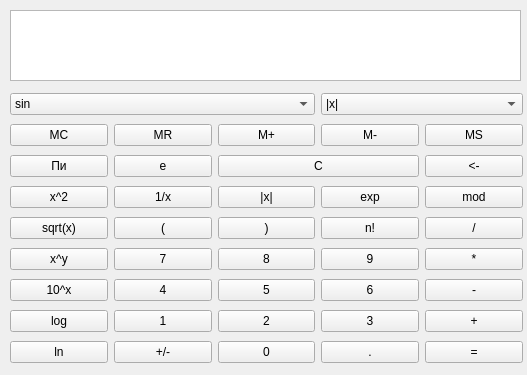
<?xml version="1.0" encoding="UTF-8"?>
<ui version="4.0">
 <class>MainWindow</class>
 <widget class="QMainWindow" name="MainWindow">
  <property name="geometry">
   <rect>
    <x>0</x>
    <y>0</y>
    <width>527</width>
    <height>375</height>
   </rect>
  </property>
  <property name="windowTitle">
   <string>MainWindow</string>
  </property>
  <widget class="QWidget" name="centralwidget">
   <widget class="QWidget" name="gridLayoutWidget">
    <property name="geometry">
     <rect>
      <x>10</x>
      <y>90</y>
      <width>513</width>
      <height>283</height>
     </rect>
    </property>
    <layout class="QGridLayout" name="gridLayout">
     <item row="5" column="3">
      <widget class="QPushButton" name="pushButton_27">
       <property name="text">
        <string>n!</string>
       </property>
      </widget>
     </item>
     <item row="4" column="2">
      <widget class="QPushButton" name="pushButton_31">
       <property name="text">
        <string>|x|</string>
       </property>
      </widget>
     </item>
     <item row="5" column="0">
      <widget class="QPushButton" name="pushButton_24">
       <property name="text">
        <string>sqrt(x)</string>
       </property>
      </widget>
     </item>
     <item row="4" column="3">
      <widget class="QPushButton" name="pushButton_30">
       <property name="text">
        <string>exp</string>
       </property>
      </widget>
     </item>
     <item row="5" column="1">
      <widget class="QPushButton" name="pushButton_25">
       <property name="text">
        <string>(</string>
       </property>
      </widget>
     </item>
     <item row="4" column="1">
      <widget class="QPushButton" name="pushButton_32">
       <property name="text">
        <string>1/x</string>
       </property>
      </widget>
     </item>
     <item row="4" column="0">
      <widget class="QPushButton" name="pushButton_33">
       <property name="text">
        <string>x^2</string>
       </property>
      </widget>
     </item>
     <item row="5" column="2">
      <widget class="QPushButton" name="pushButton_26">
       <property name="text">
        <string>)</string>
       </property>
      </widget>
     </item>
     <item row="9" column="3">
      <widget class="QPushButton" name="pushButton_16">
       <property name="text">
        <string>.</string>
       </property>
      </widget>
     </item>
     <item row="9" column="2">
      <widget class="QPushButton" name="pushButton_11">
       <property name="text">
        <string>0</string>
       </property>
      </widget>
     </item>
     <item row="3" column="0">
      <widget class="QPushButton" name="pushButton_35">
       <property name="text">
        <string>Пи</string>
       </property>
      </widget>
     </item>
     <item row="3" column="1">
      <widget class="QPushButton" name="pushButton_36">
       <property name="text">
        <string>e</string>
       </property>
      </widget>
     </item>
     <item row="3" column="4">
      <widget class="QPushButton" name="pushButton_18">
       <property name="text">
        <string>&lt;-</string>
       </property>
      </widget>
     </item>
     <item row="1" column="3" colspan="2">
      <widget class="QComboBox" name="comboBox_2">
       <item>
        <property name="text">
         <string>|x|</string>
        </property>
       </item>
       <item>
        <property name="text">
         <string>floor()</string>
        </property>
       </item>
       <item>
        <property name="text">
         <string>ceil()</string>
        </property>
       </item>
       <item>
        <property name="text">
         <string>Rand</string>
        </property>
       </item>
      </widget>
     </item>
     <item row="1" column="0" colspan="3">
      <widget class="QComboBox" name="comboBox">
       <property name="cursor">
        <cursorShape>ArrowCursor</cursorShape>
       </property>
       <item>
        <property name="text">
         <string>sin</string>
        </property>
       </item>
       <item>
        <property name="text">
         <string>cos</string>
        </property>
       </item>
       <item>
        <property name="text">
         <string>tan</string>
        </property>
       </item>
       <item>
        <property name="text">
         <string>sec</string>
        </property>
       </item>
       <item>
        <property name="text">
         <string>csc</string>
        </property>
       </item>
       <item>
        <property name="text">
         <string>cot</string>
        </property>
       </item>
      </widget>
     </item>
     <item row="3" column="2" colspan="2">
      <widget class="QPushButton" name="pushButton_28">
       <property name="text">
        <string>C</string>
       </property>
      </widget>
     </item>
     <item row="5" column="4">
      <widget class="QPushButton" name="pushButton_29">
       <property name="text">
        <string>/</string>
       </property>
      </widget>
     </item>
     <item row="9" column="0">
      <widget class="QPushButton" name="pushButton_20">
       <property name="text">
        <string>ln</string>
       </property>
      </widget>
     </item>
     <item row="8" column="0">
      <widget class="QPushButton" name="pushButton_21">
       <property name="text">
        <string>log</string>
       </property>
      </widget>
     </item>
     <item row="7" column="0">
      <widget class="QPushButton" name="pushButton_22">
       <property name="text">
        <string>10^x</string>
       </property>
      </widget>
     </item>
     <item row="6" column="0">
      <widget class="QPushButton" name="pushButton_23">
       <property name="text">
        <string>x^y</string>
       </property>
      </widget>
     </item>
     <item row="9" column="4">
      <widget class="QPushButton" name="pushButton_15">
       <property name="text">
        <string>=</string>
       </property>
      </widget>
     </item>
     <item row="6" column="2">
      <widget class="QPushButton" name="pushButton_5">
       <property name="text">
        <string>8</string>
       </property>
      </widget>
     </item>
     <item row="8" column="2">
      <widget class="QPushButton" name="pushButton_6">
       <property name="text">
        <string>2</string>
       </property>
      </widget>
     </item>
     <item row="7" column="3">
      <widget class="QPushButton" name="pushButton_8">
       <property name="text">
        <string>6</string>
       </property>
      </widget>
     </item>
     <item row="8" column="1">
      <widget class="QPushButton" name="pushButton_4">
       <property name="text">
        <string>1</string>
       </property>
      </widget>
     </item>
     <item row="8" column="4">
      <widget class="QPushButton" name="pushButton_14">
       <property name="text">
        <string>+</string>
       </property>
      </widget>
     </item>
     <item row="4" column="4">
      <widget class="QPushButton" name="pushButton_17">
       <property name="text">
        <string>mod</string>
       </property>
      </widget>
     </item>
     <item row="2" column="1">
      <widget class="QPushButton" name="pushButton_38">
       <property name="text">
        <string>MR</string>
       </property>
      </widget>
     </item>
     <item row="2" column="3">
      <widget class="QPushButton" name="pushButton_40">
       <property name="text">
        <string>M-</string>
       </property>
      </widget>
     </item>
     <item row="2" column="0">
      <widget class="QPushButton" name="pushButton_37">
       <property name="text">
        <string>MC</string>
       </property>
      </widget>
     </item>
     <item row="2" column="2">
      <widget class="QPushButton" name="pushButton_39">
       <property name="text">
        <string>M+</string>
       </property>
      </widget>
     </item>
     <item row="8" column="3">
      <widget class="QPushButton" name="pushButton_9">
       <property name="text">
        <string>3</string>
       </property>
      </widget>
     </item>
     <item row="7" column="4">
      <widget class="QPushButton" name="pushButton_13">
       <property name="text">
        <string>-</string>
       </property>
      </widget>
     </item>
     <item row="6" column="3">
      <widget class="QPushButton" name="pushButton_7">
       <property name="text">
        <string>9</string>
       </property>
      </widget>
     </item>
     <item row="9" column="1">
      <widget class="QPushButton" name="pushButton_10">
       <property name="text">
        <string>+/-</string>
       </property>
      </widget>
     </item>
     <item row="7" column="2">
      <widget class="QPushButton" name="pushButton_2">
       <property name="text">
        <string>5</string>
       </property>
      </widget>
     </item>
     <item row="2" column="4">
      <widget class="QPushButton" name="pushButton_19">
       <property name="text">
        <string>MS</string>
       </property>
      </widget>
     </item>
     <item row="6" column="4">
      <widget class="QPushButton" name="pushButton_12">
       <property name="text">
        <string>*</string>
       </property>
      </widget>
     </item>
     <item row="6" column="1">
      <widget class="QPushButton" name="pushButton">
       <property name="text">
        <string>7</string>
       </property>
      </widget>
     </item>
     <item row="7" column="1">
      <widget class="QPushButton" name="pushButton_3">
       <property name="text">
        <string>4</string>
       </property>
      </widget>
     </item>
    </layout>
   </widget>
   <widget class="QPlainTextEdit" name="plainTextEdit">
    <property name="geometry">
     <rect>
      <x>10</x>
      <y>10</y>
      <width>511</width>
      <height>71</height>
     </rect>
    </property>
    <property name="plainText">
     <string/>
    </property>
   </widget>
   <widget class="QCalendarWidget" name="calendarWidget">
    <property name="geometry">
     <rect>
      <x>530</x>
      <y>90</y>
      <width>312</width>
      <height>183</height>
     </rect>
    </property>
   </widget>
   <widget class="QLCDNumber" name="lcdNumber">
    <property name="geometry">
     <rect>
      <x>550</x>
      <y>300</y>
      <width>64</width>
      <height>23</height>
     </rect>
    </property>
   </widget>
   <widget class="QDial" name="dial">
    <property name="geometry">
     <rect>
      <x>870</x>
      <y>220</y>
      <width>50</width>
      <height>64</height>
     </rect>
    </property>
   </widget>
  </widget>
 </widget>
 <resources/>
 <connections/>
</ui>
